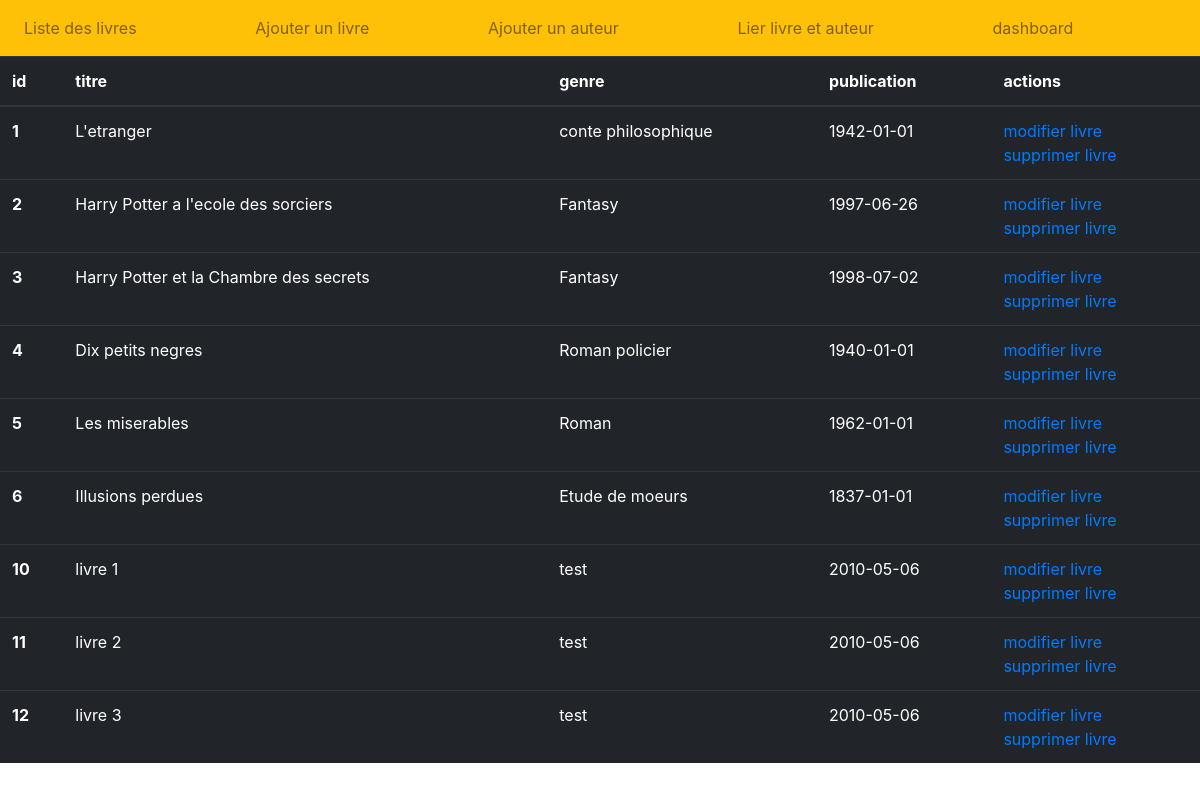
/book_list.php, run on the app's committed database.
### tables this page shows
CREATE TABLE `book` (
  `id` int(11) NOT NULL,
  `title` varchar(255) DEFAULT NULL,
  `kind` varchar(255) NOT NULL,
  `published_at` date DEFAULT NULL
);

### book_list.php (the view)
<?php
require_once("header.php");
?>
<?php
    $objectPdo = new PDO("mysql:host=localhost;dbname=library","root","",[
    PDO::ATTR_ERRMODE => PDO::ERRMODE_WARNING,
    PDO::ATTR_DEFAULT_FETCH_MODE => PDO::FETCH_ASSOC,]);
    $prepare = $objectPdo->prepare('SELECT * FROM book' );
    $prepare->execute();
    $books = $prepare->fetchAll();
?>
<table class="table table-dark">
  <thead>
    <tr>
      <th scope="col">id</th>
      <th scope="col">titre</th>
      <th scope="col">genre</th>
      <th scope="col">publication</th>
      <th scope="col">actions</th>
    </tr>
  </thead>
  <tbody>
<?php
    foreach ($books as $book) {  ?>
    <tr>
      <th scope="row"><?= $book["id"] ?></th>
      <td><?= $book['title'] ?></td>
      <td><?= $book['kind'] ?></td>
      <td><?= $book['published_at'] ?></td>
      <td>
        <div>
          <a href="modify_book.php?book_id=<?= $book['id'] ?>">modifier livre</a>
        </div>
        <div>
        <a href="delete_book.php?book_id=<?= $book['id'] ?>">supprimer livre</a>
        </div>
      </td>
    </tr>
      <?php
    }
?>
  </tbody>
</table>
<?php
require_once("header.php");
?>

### header.php (shortened to what this page needs)
<!DOCTYPE html>
<html lang="fr">
<head>
    <link rel="stylesheet" href="https://stackpath.bootstrapcdn.com/bootstrap/4.1.3/css/bootstrap.min.css">
    <link rel="stylesheet" href="assets/styles/style.css">
</head>
<body>
<header>
<nav class="navbar navbar-expand-lg navbar-light bg-warning">
  <div class="collapse navbar-collapse" id="navbarSupportedContent">
    <ul class="navbar-nav mr-auto">
      <li class="nav-item">
        <a class="nav-link" href="book_list.php">Liste des livres</a>
      </li>
    </ul>
    <ul class="navbar-nav mr-auto">
      <li class="nav-item">
        <a class="nav-link" href="book_add.php">Ajouter un livre</a>
      </li>
    </ul>
    <ul class="navbar-nav mr-auto">
      <li class="nav-item">
        <a class="nav-link" href="writer_add.php">Ajouter un auteur</a>
      </li>
    </ul>
    <ul class="navbar-nav mr-auto">
      <li class="nav-item">
        <a class="nav-link" href="writer_write_book_add.php">Lier livre et auteur</a>
      </li>
    </ul>
    <ul class="navbar-nav mr-auto">
      <li class="nav-item">
        <a class="nav-link" href="dashboard.php">dashboard</a>
      </li>
    </ul>
  </div>
</nav>
</header>

### data on the page
book: id "1", title "L'etranger", kind "conte philosophique", published_at "1942-01-01"
book: id "2", title "Harry Potter a l'ecole des sorciers", kind "Fantasy", published_at "1997-06-26"
book: id "3", title "Harry Potter et la Chambre des secrets", kind "Fantasy", published_at "1998-07-02"
book: id "4", title "Dix petits negres", kind "Roman policier", published_at "1940-01-01"
book: id "5", title "Les miserables", kind "Roman", published_at "1962-01-01"
book: id "6", title "Illusions perdues", kind "Etude de moeurs", published_at "1837-01-01"
book: id "10", title "livre 1", kind "test", published_at "2010-05-06"
book: id "11", title "livre 2", kind "test", published_at "2010-05-06"
book: id "12", title "livre 3", kind "test", published_at "2010-05-06"
